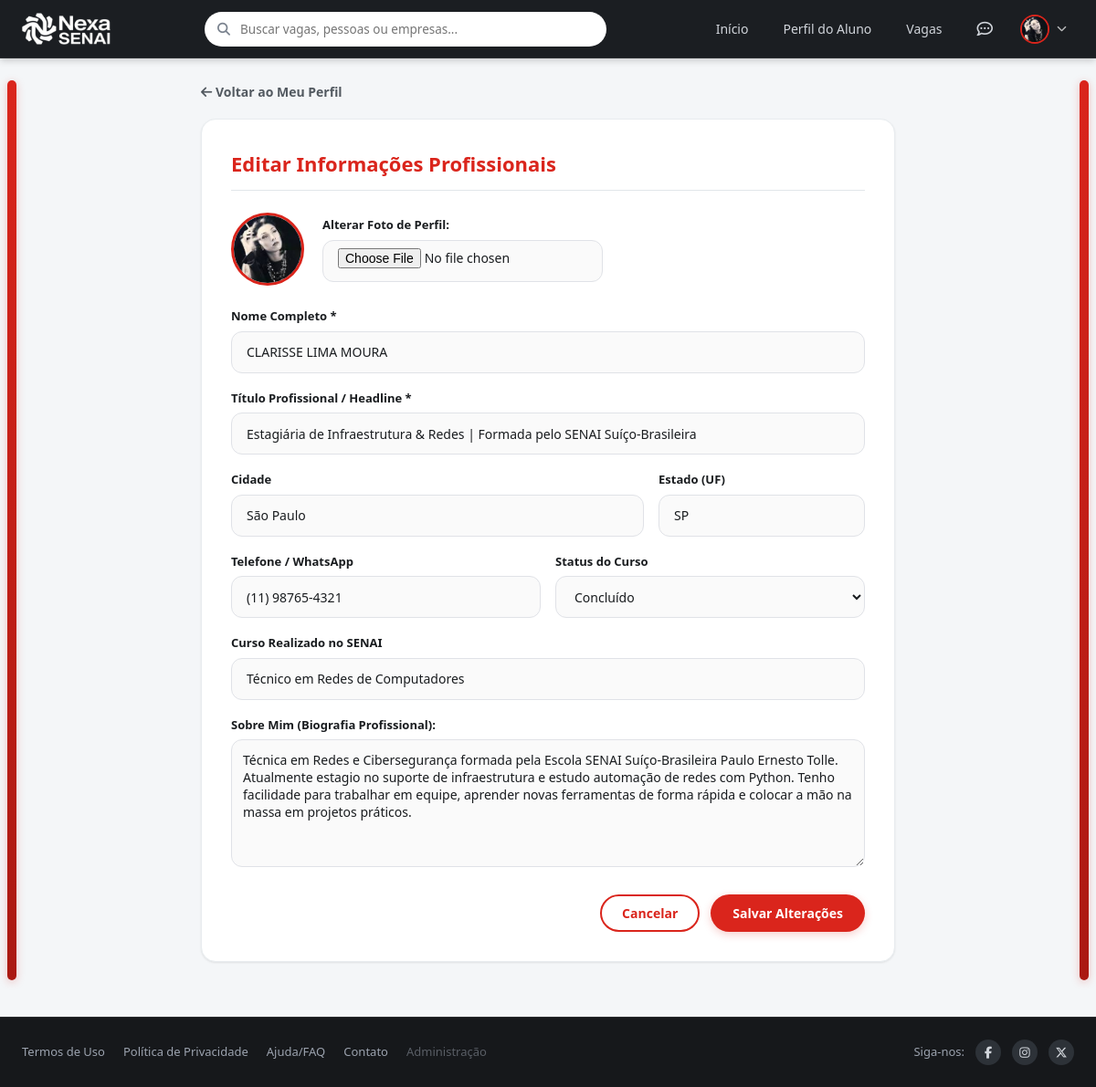
/perfil/aluno/editar (signed in), run on the app's committed database.
### models.py (models this page shows, shortened)
class User(db.Model):
    __tablename__ = 'users'
    id = db.Column(db.Integer, primary_key=True)
    role = db.Column(db.String(20), nullable=False)  # 'aluno', 'empresa', 'admin'
    email = db.Column(db.String(120), unique=True, nullable=False, index=True)
    password_hash = db.Column(db.String(255), nullable=False)
    is_active = db.Column(db.Boolean, default=True, nullable=False)
    created_at = db.Column(db.DateTime, default=datetime.utcnow)
    student_profile = db.relationship('StudentProfile', backref='user', uselist=False, cascade='all, delete-orphan')
    company_profile = db.relationship('CompanyProfile', backref='user', uselist=False, cascade='all, delete-orphan')
    posts = db.relationship('Post', backref='author', lazy='dynamic', cascade='all, delete-orphan')
    comments = db.relationship('Comment', backref='author', lazy='dynamic', cascade='all, delete-orphan')
    likes = db.relationship('Like', backref='user', lazy='dynamic', cascade='all, delete-orphan')
    sent_messages = db.relationship('Message', foreign_keys='Message.sender_id', backref='sender', lazy='dynamic')
    received_messages = db.relationship('Message', foreign_keys='Message.receiver_id', backref='receiver', lazy='dynamic')
    notifications = db.relationship('Notification', backref='user', lazy='dynamic', cascade='all, delete-orphan')
    @property
    def display_name(self):
        if self.role == 'aluno' and self.student_profile:
            return self.student_profile.full_name
        if self.role == 'empresa' and self.company_profile:
            return self.company_profile.name
        return self.email.split('@')[0].capitalize()
    @property
    def avatar(self):
        if self.role == 'aluno' and self.student_profile and self.student_profile.avatar_url:
            return self.student_profile.avatar_url
        if self.role == 'empresa' and self.company_profile and self.company_profile.logo_url:
            return self.company_profile.logo_url
        return '/static/images/default_avatar.svg'

class StudentProfile(db.Model):
    __tablename__ = 'student_profiles'
    id = db.Column(db.Integer, primary_key=True)
    user_id = db.Column(db.Integer, db.ForeignKey('users.id', ondelete='CASCADE'), unique=True, nullable=False)
    full_name = db.Column(db.String(150), nullable=False)
    cpf = db.Column(db.String(14), unique=True, nullable=False, index=True)
    birth_date = db.Column(db.String(20), nullable=True)
    phone = db.Column(db.String(30), nullable=True)
    city = db.Column(db.String(100), default='São Paulo')
    state = db.Column(db.String(10), default='SP')
    senai_course = db.Column(db.String(150), default='Técnico em Desenvolvimento de Sistemas')
    course_status = db.Column(db.String(30), default='Em andamento')  # 'Em andamento', 'Concluído'
    professional_area = db.Column(db.String(100), default='Desenvolvimento de software')
    headline = db.Column(db.String(200), default='Estudante SENAI em busca de novos desafios')
    about_me = db.Column(db.Text, nullable=True)
    avatar_url = db.Column(db.String(300), default='/static/images/default_student.svg')
    banner_url = db.Column(db.String(300), default='/static/images/default_banner.jpg')
    connections_count = db.Column(db.Integer, default=0)
    skills = db.relationship('Skill', backref='student', lazy='dynamic', cascade='all, delete-orphan')
    experiences = db.relationship('Experience', backref='student', lazy='dynamic', cascade='all, delete-orphan', order_by='Experience.id.desc()')
    educations = db.relationship('Education', backref='student', lazy='dynamic', cascade='all, delete-orphan')
    projects = db.relationship('Project', backref='student', lazy='dynamic', cascade='all, delete-orphan')
    certificates = db.relationship('Certificate', backref='student', lazy='dynamic', cascade='all, delete-orphan')
    applications = db.relationship('Application', backref='student', lazy='dynamic', cascade='all, delete-orphan')
    saved_jobs = db.relationship('SavedJob', backref='student', lazy='dynamic', cascade='all, delete-orphan')

### routes/profile.py (the view, shortened to what this page needs)
@profile_bp.route('/perfil/aluno/editar', methods=['GET', 'POST'])
@login_required
def edit_student_profile():
    user = g.current_user
    if user.role != 'aluno' or not user.student_profile:
        flash('Acesso negado. Apenas o aluno proprietário pode editar seu perfil.', 'danger')
        return redirect(url_for('main.feed'))
    student = user.student_profile
    return render_template('edit_student_profile.html', student=student)

### auth.py (called while the page is built)
def login_required(f):
    @wraps(f)
    def decorated_function(*args, **kwargs):
        if 'user_id' not in session:
            flash('Por favor, faça login para acessar esta página.', 'warning')
            return redirect(url_for('auth.login', next=request.url))
        return f(*args, **kwargs)
    return decorated_function

### templates/edit_student_profile.html (shortened to what this page needs)
{% extends 'base.html' %}
{% block content %}
<div style="max-width: 760px; margin: 0 auto;">
  <div style="margin-bottom: 18px;">
    <a href="{{ url_for('profile.student_profile', student_id=student.id) }}" style="color: var(--text-secondary); font-size: 14px; font-weight: 600;">
      <i class="fas fa-arrow-left"></i> Voltar ao Meu Perfil
    </a>
  </div>
  <div class="nexa-card" style="padding: 32px;">
    <h2 style="font-size: 22px; font-weight: 800; color: var(--senai-red); margin-bottom: 24px; padding-bottom: 12px; border-bottom: 1px solid var(--border-light);">
      Editar Informações Profissionais
    </h2>
    <form action="{{ url_for('profile.edit_student_profile') }}" method="POST" enctype="multipart/form-data">
      <div style="display: flex; align-items: center; gap: 20px; margin-bottom: 24px;">
        <img src="{{ student.avatar_url }}" alt="{{ student.full_name }}" style="width: 80px; height: 80px; border-radius: 50%; object-fit: cover; border: 3px solid var(--senai-red);">
        <div>
          <label class="auth-input-label">Alterar Foto de Perfil:</label>
          <input type="file" name="avatar" accept="image/*" class="auth-input-field" style="padding-top: 8px;">
        </div>
      </div>
      <div class="auth-input-group">
        <label class="auth-input-label">Nome Completo *</label>
        <input type="text" name="full_name" class="auth-input-field" value="{{ student.full_name }}" required>
      </div>
      <div class="auth-input-group">
        <label class="auth-input-label">Título Profissional / Headline *</label>
        <input type="text" name="headline" class="auth-input-field" value="{{ student.headline }}" placeholder="Ex: Estagiário de Automação Industrial | Aluno SENAI" required>
      </div>
      <div style="display: grid; grid-template-columns: 2fr 1fr; gap: 16px;">
        <div class="auth-input-group">
          <label class="auth-input-label">Cidade</label>
          <input type="text" name="city" class="auth-input-field" value="{{ student.city }}">
        </div>
        <div class="auth-input-group">
          <label class="auth-input-label">Estado (UF)</label>
          <input type="text" name="state" class="auth-input-field" value="{{ student.state }}" maxlength="2">
        </div>
      </div>
      <div style="display: grid; grid-template-columns: 1fr 1fr; gap: 16px;">
        <div class="auth-input-group">
          <label class="auth-input-label">Telefone / WhatsApp</label>
          <input type="text" name="phone" class="auth-input-field" data-mask="phone" value="{{ student.phone or '' }}" placeholder="(00) 00000-0000">
        </div>
        <div class="auth-input-group">
          <label class="auth-input-label">Status do Curso</label>
          <select name="course_status" class="auth-input-field">
            <option value="Concluído" {% if student.course_status == 'Concluído' %}selected{% endif %}>Concluído</option>
          </select>
        </div>
      </div>
      <div class="auth-input-group">
        <label class="auth-input-label">Curso Realizado no SENAI</label>
        <input type="text" name="senai_course" class="auth-input-field" value="{{ student.senai_course }}">
      </div>
      <div class="auth-input-group">
        <label class="auth-input-label">Sobre Mim (Biografia Profissional):</label>
        <textarea name="about_me" rows="6" class="auth-input-field" style="height: auto; padding: 12px;">{{ student.about_me or '' }}</textarea>
      </div>
      <div style="display: flex; justify-content: flex-end; gap: 12px; margin-top: 24px;">
        <a href="{{ url_for('profile.student_profile', student_id=student.id) }}" class="btn-senai-outline">Cancelar</a>
        <button type="submit" class="btn-senai">Salvar Alterações</button>
      </div>
    </form>
  </div>
</div>
{% endblock %}

### templates/base.html (shortened to what this page needs)
<!DOCTYPE html>
<html lang="pt-BR">
<head>
  <link rel="stylesheet" href="https://cdnjs.cloudflare.com/ajax/libs/font-awesome/6.5.1/css/all.min.css">
  <link rel="stylesheet" href="{{ url_for('static', filename='css/style.css') }}">
  <link rel="stylesheet" href="{{ url_for('static', filename='css/responsive.css') }}">
</head>
<body>
  <nav class="nexa-navbar">
    <div class="navbar-inner">
      <a href="{{ url_for('main.feed') }}" class="nav-brand" title="Nexa SENAI - Início">
        <img src="{{ url_for('static', filename='images/logo_nexa_white.png') }}" alt="Nexa SENAI" class="brand-logo-img">
      </a>
      <div class="nav-search">
        <form action="{{ url_for('main.search') }}" method="GET" class="search-input-wrapper">
          <i class="fas fa-search"></i>
          <input type="text" name="q" class="nav-search-input" placeholder="Buscar vagas, pessoas ou empresas..." value="{{ request.args.get('q', '') }}">
        </form>
      </div>
      <ul class="nav-links">
        <li>
          <a href="{{ url_for('main.feed') }}" class="nav-item-link {% if request.endpoint == 'main.feed' %}active{% endif %}">
            Início
          </a>
        </li>
        {% if current_user %}
          {% if current_user.role == 'aluno' %}
            <li>
              <a href="{{ url_for('profile.my_student_profile') }}" class="nav-item-link {% if 'profile.student' in (request.endpoint or '') %}active{% endif %}">
                Perfil do Aluno
              </a>
            </li>
          {% elif current_user.role == 'empresa' %}
            <li>
              <a href="{{ url_for('company.my_company_profile') }}" class="nav-item-link {% if 'company.' in (request.endpoint or '') and 'candidates' not in (request.endpoint or '') %}active{% endif %}">
                Perfil da Empresa
              </a>
            </li>
          {% elif current_user.role == 'admin' %}
            <li>
              <a href="{{ url_for('admin.dashboard') }}" class="nav-item-link {% if 'admin.' in (request.endpoint or '') %}active{% endif %}">
                Painel Admin
              </a>
            </li>
          {% endif %}
        {% endif %}
        <li>
          <a href="{{ url_for('jobs.list_jobs') }}" class="nav-item-link {% if request.endpoint == 'jobs.list_jobs' %}active{% endif %}">
            Vagas
          </a>
        </li>
        {% if current_user %}
          <li>
            <a href="{{ url_for('messages.inbox') }}" class="nav-item-link nav-badge-icon" title="Mensagens">
            </a>
          </li>
          <li class="nav-user-dropdown">
            <button class="user-profile-btn" type="button">
              <img src="{{ current_user.avatar }}" alt="{{ current_user.display_name }}" class="nav-avatar-mini">
              <i class="fas fa-chevron-down" style="font-size: 11px; opacity: 0.7;"></i>
            </button>
          </li>
        {% else %}
          <li>
            <a href="{{ url_for('auth.login') }}" class="btn-senai btn-sm">
              <i class="fas fa-sign-in-alt"></i> Entrar
            </a>
          </li>
        {% endif %}
      </ul>
    </div>
  </nav>
  <div class="nexa-layout-container">
    <div class="red-flank-bar left"></div>
    <main class="main-stage-wrapper">
      {% block content %}{% endblock %}
    </main>
    <div class="red-flank-bar right"></div>
  </div>
  <footer class="nexa-footer">
    <div class="footer-inner">
      <ul class="footer-links-list">
        <li><a href="#" class="footer-link">Termos de Uso</a></li>
        <li><a href="#" class="footer-link">Política de Privacidade</a></li>
        <li><a href="#" class="footer-link">Ajuda/FAQ</a></li>
        <li><a href="#" class="footer-link">Contato</a></li>
        {% if not current_user or current_user.role != 'admin' %}
          <li><a href="{{ url_for('auth.login', tab='admin') }}" class="footer-link" style="opacity: 0.5;">Administração</a></li>
        {% endif %}
      </ul>
      <div class="footer-social-block">
        <span>Siga-nos:</span>
        <a href="https://facebook.com" target="_blank" class="footer-social-icon" title="Facebook">
          <i class="fab fa-facebook-f"></i>
        </a>
        <a href="https://instagram.com" target="_blank" class="footer-social-icon" title="Instagram">
          <i class="fab fa-instagram"></i>
        </a>
        <a href="https://twitter.com" target="_blank" class="footer-social-icon" title="X (Twitter)">
          <i class="fab fa-x-twitter"></i>
        </a>
      </div>
    </div>
  </footer>
</body>
</html>

### static/css/responsive.css (style rules this page uses)
@media (max-width: 1200px) { .red-flank-bar { width: 10px; } }
@media (max-width: 1200px) { .red-flank-bar.left { left: 8px; } }
@media (max-width: 1200px) { .red-flank-bar.right { right: 8px; } }
@media (max-width: 1200px) { .main-stage-wrapper { padding: 0 20px; } }

### data on the page
User: avatar (picture)
StudentProfile: avatar_url (picture), full_name "CLARISSE LIMA MOURA", headline "Estagiária de Infraestrutura & Redes | Formada pelo SENAI Suíço-Brasileira", city "São Paulo", state "SP", phone "(11) 98765-4321", course_status "Concluído", senai_course "Técnico em Redes de Computadores", about_me "Técnica em Redes e Cibersegurança formada pela Escola SENAI Suíço-Brasileira Paulo Ernesto Tolle. Atualmente estagio no suporte de infraestrutura e estudo automação de redes com Python. Tenho facilidade para trabalhar em equipe, aprender novas ferramentas de forma rápida e colocar a mão na massa em projetos práticos."
